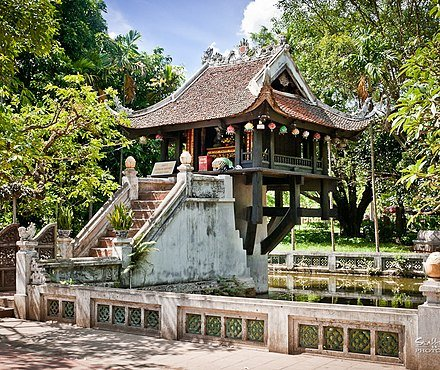
#> input picture math-statistics/images/svd_image.jpg, 440 x 370 px
$ jupyter execute singular_value_decomposition.ipynb
#> lines starting #> are read from the running program, lines starting #| are printed output that depends on the picture
### Eigen Vector
For a square matrix `A`, $v \in \mathbb{R}^n$ is eigen vector of matrix A when:
- $v \neq 0$
- $A.v = \lambda .v$

To solve the equation, we transform to characteristic equation:
- $(A - \lambda.I).v = 0$
- Because $v$ is non-zero vector, the matrix $(A - \lambda.I)$ must be __singular matrix__ where determinant must be 0
- The reason for $(A - \lambda.I)$ must be singular value is because if $M = (A - \lambda.I)$ is not singular matrix or it is invertible, then simply multiply both side for $(M^{-1})$ then the equation looks like this $M^{-1} (M.v) = M^{-1} 0 = I.v = 0 \implies v = 0$
- $det(A - \lambda.I) = 0$ or $(a_{11} - \lambda)(a_{22} - \lambda) - a_{12} a_{21}$

[cell 1]
import numpy as np
import pandas as pd
from matplotlib import pyplot as plt
from PIL import Image
from PIL import ImageOps
from scipy.linalg import svd

### SVD

[cell 2]
input_path = "images/svd_image.jpg"

[cell 3]
img = Image.open(input_path)
#> img is the input picture: PIL image 440x370 RGB; mean R, G, B 123.1, 122.1, 99.4
img = img.convert("L")
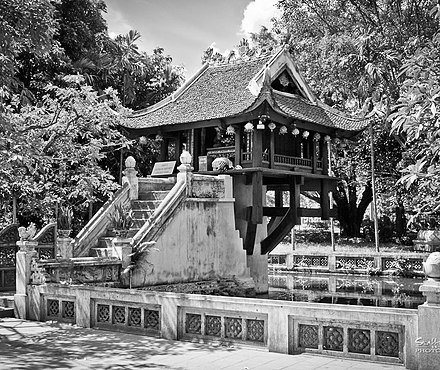
#> img: PIL image 440x370 L; min 0, max 255, mean 119.8

[cell 4]
A = np.asarray(img)
# A = A.reshape(A.shape[0], -1)
A_sum = np.sum(A, axis=0)
#> A_sum = 440 values, max 61781 at index 185, min 32391 at index 0, mean 44325.7
A = A / A_sum
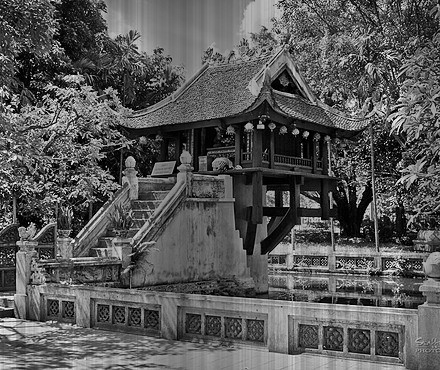
#> A: shape (370, 440) float64; min 0, max 0.00778, mean 0.0027; drawn with min black and max white
A.shape
#> Out = (370, 440)

[cell 5]
U, s, V = svd(A, full_matrices=False)
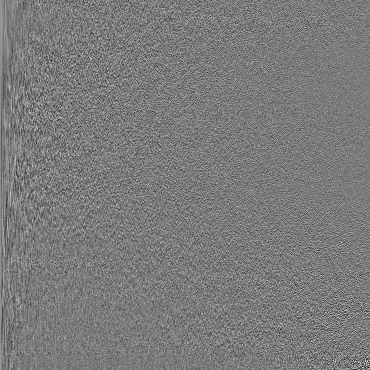
#> U: shape (370, 370) float64; min -0.319, max 0.341, mean 0.000164; drawn with min black and max white
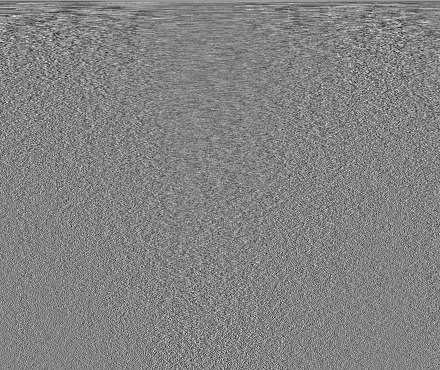
#> V: shape (370, 440) float64; min -0.26, max 0.246, mean 0.000128; drawn with min black and max white
#> s = 370 values, max 1.11 at index 0, min 0.00113 at index 369, mean 0.0251
S = np.diag(s)
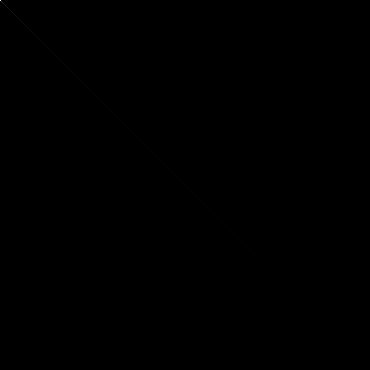
#> S: shape (370, 370) float64; min 0, max 1.11, mean 6.78e-05; drawn with min black and max white
### U and V are already sorted by values of S

[cell 6]
U.shape
#> Out = (370, 370)

[cell 7]
S.shape
#> Out = (370, 370)

[cell 8]
V.shape
#> Out = (370, 440)

[cell 9]
A1 = np.dot(U, np.dot(S, V))
np.allclose(A, A1)
#> Out = True

### Truncated SVD

[cell 10]
errs = []
for k in [50, 100, 250, 300]:
    U_k = U[:, :k]
    S_k = S[:k, :k]
    V_k = V[:k, :]
    A1 = U_k.dot(S_k).dot(V_k)
    info = np.trace(S_k)**2 / np.trace(S)**2
    errs.append((k, A1, info))
#> this loop made 4 passes
#> info on passes 1 to 4: 0.223, 0.427, 0.876, 0.952
#> pass 1, `U_k = U[:, :k]`:
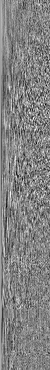
#> U_k: shape (370, 50) float64; min -0.226, max 0.216, mean 0.000966; drawn with min black and max white
#> pass 1, `A1 = U_k.dot(S_k).dot(V_k)`:
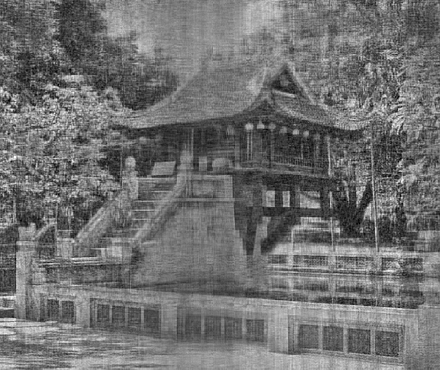
#> A1: shape (370, 440) float64; min -0.00167, max 0.00823, mean 0.0027; drawn with min black and max white
#> after the loop:
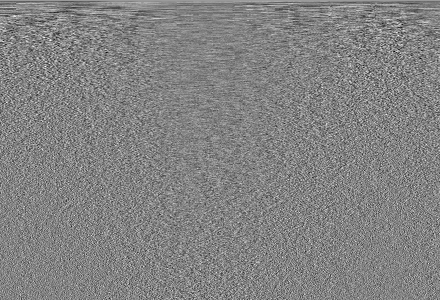
#> V_k: shape (300, 440) float64; min -0.26, max 0.246, mean 0.000158; drawn with min black and max white
#> after the loop, errs = 4 items
df = pd.DataFrame(errs, columns=["k", "A_approx", "info"])
#> df = table of 4 rows and 3 columns

[cell 11]
plt.figure(figsize=(4, 3))
plt.plot(df["k"], df["info"])
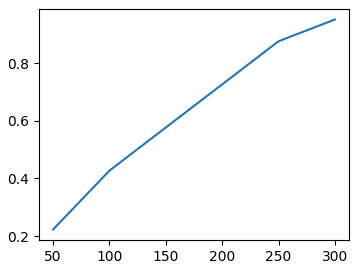
#> figure drawn by matplotlib, 1 panel

[cell 12]
plt.figure(figsize=(12, 12))

plt.subplot(3, 2, 1)
plt.imshow(A, cmap='gray', vmin=0, vmax=np.max(A))
plt.title("Original Image")

k = 50
A1 = df["A_approx"][0]
plt.subplot(3, 2, 2)
plt.imshow(A1, cmap='gray', vmin=0, vmax=np.max(A1))
plt.title(f"Approximate Image with k = {k}")

k = 100
A1 = df["A_approx"][1]
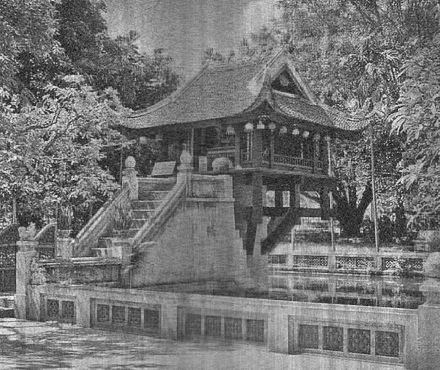
#> A1: shape (370, 440) float64; min -0.00192, max 0.0082, mean 0.0027; drawn with min black and max white
plt.subplot(3, 2, 3)
plt.imshow(A1, cmap='gray', vmin=0, vmax=np.max(A1))
plt.title(f"Approximate Image with k = {k}")

k = 250
A1 = df["A_approx"][2]
plt.subplot(3, 2, 4)
plt.imshow(A1, cmap='gray', vmin=0, vmax=np.max(A1))
plt.title(f"Approximate Image with k = {k}")

k = 300
A1 = df["A_approx"][3]
plt.subplot(3, 2, 5)
plt.imshow(A1, cmap='gray', vmin=0, vmax=np.max(A1))
plt.title(f"Approximate Image with k = {k}")
